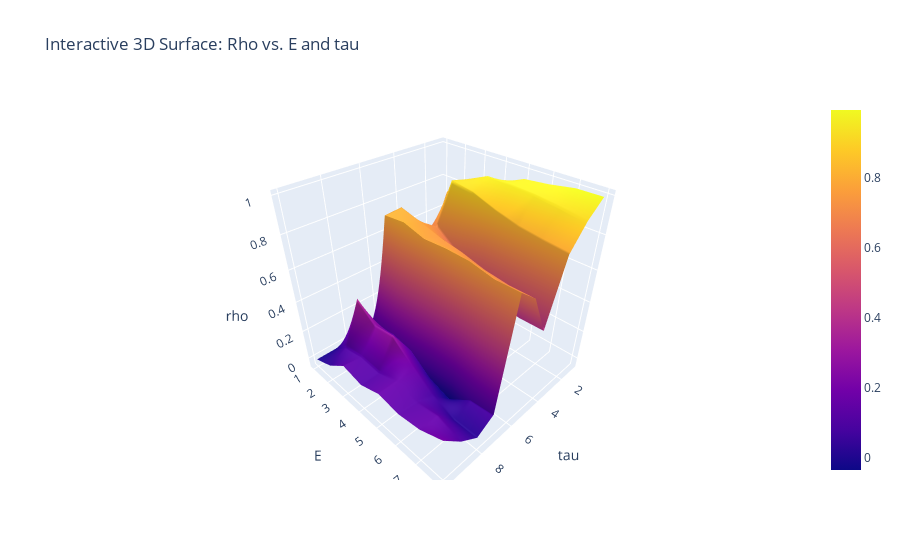

Notebook cell for this chart:
### Code cell
import pandas as pd
from toolbox import ccm_functions as cf
import importlib
importlib.reload(cf)

df_TN = pd.DataFrame({
    'age': time,
    'TN': TN,  
})

df_TS = pd.DataFrame({
    'age': time,
    'TS': TS,    
})


cf.find_optimal_E_tau(df_TS, df_TN, maxE=8, maxTau=10)

### Figure 1 — Plotly figure (JSON) as saved in the notebook; plotly's stock layout.template omitted (floating-point values rounded to 4 significant figures)
{"data": [{"type": "surface", "x": [1, 2, 3, 4, 5, 6, 7, 8, 9, 10], "y": [1, 2, 3, 4, 5, 6, 7, 8], "z": [[-0.01116, -0.01116, -0.01116, -0.01116, -0.01116, -0.01116, -0.01116, -0.01116, -0.01116, -0.01116], [0.758, 0.7856, 0.5542, 0.5705, 0.8015, 0.7934, 0.1061, 0.3811, 0.1032, 0.04123], [0.8544, 0.9014, 0.9277, 0.7008, 0.7689, 0.8071, 0.1478, 0.2808, 0.1255, 0.1412], [0.8946, 0.96, 0.9063, 0.6045, 0.7335, 0.7712, 0.1179, 0.3004, 0.1165, 0.1102], [0.9532, 0.9584, 0.8556, 0.4337, 0.7105, 0.7782, 0.01324, 0.1846, 0.1593, 0.1591], [0.9674, 0.9497, 0.8181, 0.4258, 0.6766, 0.775, -0.03463, 0.08327, 0.1259, 0.1366], [0.9901, 0.932, 0.7994, 0.4054, 0.66, 0.747, 0.07637, 0.02176, 0.1538, 0.1583], [0.9923, 0.9104, 0.7867, 0.409, 0.6603, 0.7495, 0.09201, 0.02451, 0.1046, 0.2195]]}], "layout": {"autosize": true, "scene": {"xaxis": {"title": {"text": "tau"}}, "yaxis": {"title": {"text": "E"}}, "zaxis": {"title": {"text": "rho"}}}, "title": {"text": "Interactive 3D Surface: Rho vs. E and tau"}}}
